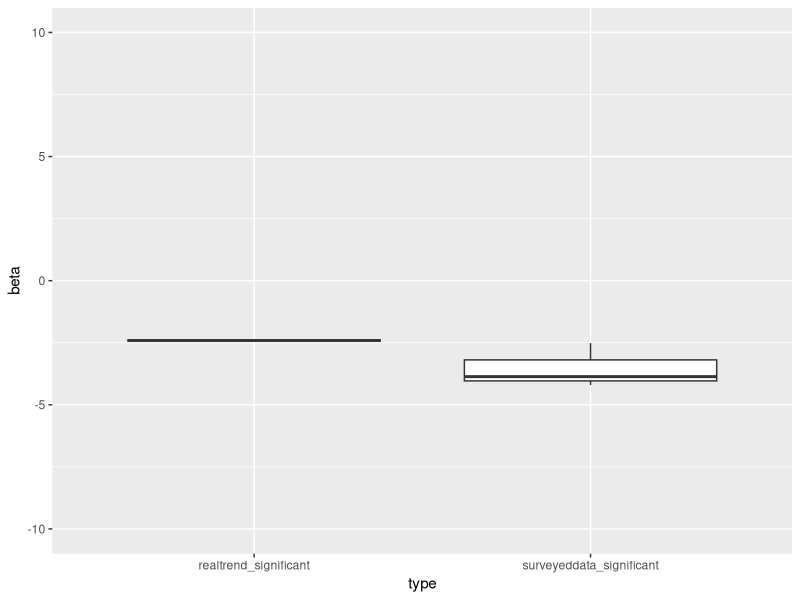
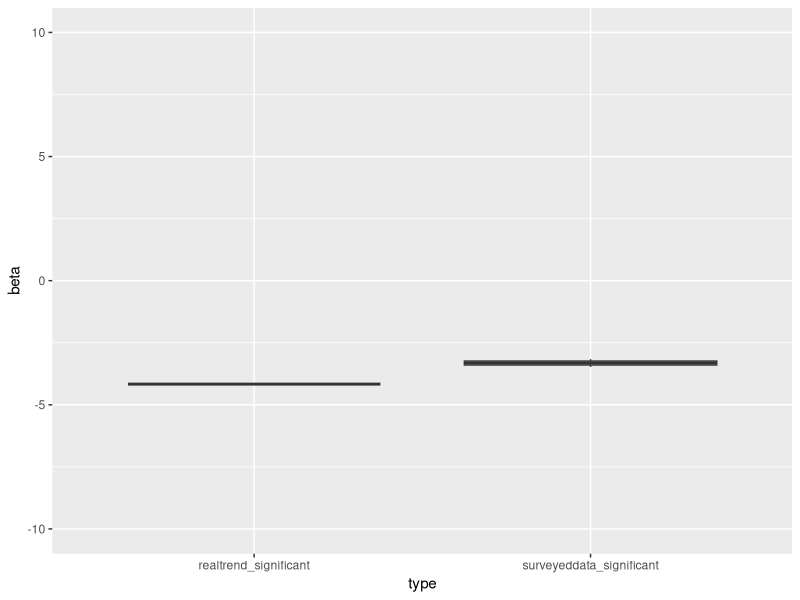

Source code (R) for these figures, in order: (Note: this script raises an error after producing the figures.)
## ---- chunk 1

library(tidyverse)

set.seed(2017)

################
#
# Generate twenty populations
#
################

# mu = mean population
# rho = autocorrelation 
# CV = Coefficient of Variation
# spp = number of species

generate_species <- function(nyears=100, mu=1000,rho=0.5,CV=0.2, spp=20) {
  sim.years <- nyears+10
  ln_SD <- sqrt(log(CV^2+1))  #SD parameter of lognormal distribution with desired variability
  ln_SD_e <- sqrt(ln_SD^2/(1-rho^2))  #SD for first value
  time_series_temp <- matrix(rnorm(mean=0,sd=1,n=sim.years*spp),ncol=spp, nrow=sim.years)
  time_series <- matrix(nrow=sim.years,ncol=spp)
  time_series[1,] <- ln_SD_e*time_series_temp[1,]
  for (i in 2:(sim.years)) {
    time_series[i,] <- rho*time_series[(i-1),]+time_series_temp[i,]*ln_SD
  }
  time_series <- time_series + log(mu) - 0.5*ln_SD_e^2
  time_series <- exp(time_series)
  return(time_series[-c(1:10),])
}

################
#
# Grab the two populations with highest pop at time t=1, see what the trend really is
#
################


realtrend <- function(time_series){
  
  ## finds the two species with the highest populations in year 1 
  one <- time_series[,which(time_series[1,]==sort(time_series[1,], TRUE)[1])]
  two <- time_series[,which(time_series[1,]==sort(time_series[1,], TRUE)[2])]
  year = 1:nrow(time_series)
  
  ## puts the three vectors into one data frame, ready to be sampled from  
  highestspecies <-  data.frame(one, two, year)
  
  ## Creates empty object to put results into
  values <- data.frame(beta=c(NA,NA),SE=c(NA,NA),pvalue=c(NA,NA), rsquared=c(NA,NA))
  
  ## run two models, one on the first species, one on the second
  speciesmodel1 <- lm(data=highestspecies, one ~ year)
  speciesmodel2 <- lm(data=highestspecies, two ~ year)
  
  ## extract the beta coefficient, pvalue and rsquared for the first species
  values[1,1] <- speciesmodel1$coefficients[2]
  values[1,2] <- summary(speciesmodel1)$coefficients[,2][2]
  values[1,3] <- summary(speciesmodel1)$coefficients[,4][2]
  values[1,4] <- summary(speciesmodel1)$r.squared
  
  ## extract the beta coefficient, pvalue and rsquared for the second species
  values[2,1] <- speciesmodel2$coefficients[2]
  values[2,2] <- summary(speciesmodel2)$coefficients[,2][2]
  values[2,3] <- summary(speciesmodel2)$coefficients[,4][2]
  values[2,4] <- summary(speciesmodel2)$r.squared
  
  ## puts everything in a list to be output
  realstuff <- list()
  realstuff[["real_values_highest"]] <- values
  realstuff[["real_data_highest"]] <- highestspecies
  
  ###########
  cols <- base::sample(1:ncol(time_series),2)
  one <- time_series[,cols[1]]
  two <- time_series[,cols[2]]
  year = 1:nrow(time_series)
  
  ## puts the three vectors into one data frame, ready to be sampled from  
  randomspecies <-  data.frame(one, two, year)
  
  ## Creates empty object to put results into
  values <- data.frame(beta=c(NA,NA),SE=c(NA,NA),pvalue=c(NA,NA), rsquared=c(NA,NA))
  
  ## run two models, one on the first species, one on the second
  speciesmodel1 <- lm(data=randomspecies, one ~ year)
  speciesmodel2 <- lm(data=randomspecies, two ~ year)
  
  ## extract the beta coefficient, pvalue and rsquared for the first species
  values[1,1] <- speciesmodel1$coefficients[2]
  values[1,2] <- summary(speciesmodel1)$coefficients[,2][2]
  values[1,3] <- summary(speciesmodel1)$coefficients[,4][2]
  values[1,4] <- summary(speciesmodel1)$r.squared
  
  ## extract the beta coefficient, pvalue and rsquared for the second species
  values[2,1] <- speciesmodel2$coefficients[2]
  values[2,2] <- summary(speciesmodel2)$coefficients[,2][2]
  values[2,3] <- summary(speciesmodel2)$coefficients[,4][2]
  values[2,4] <- summary(speciesmodel2)$r.squared
  
  ## puts everything in a list to be output
  realstuff[["real_values_random"]] <- values
  realstuff[["real_data_random"]] <- randomspecies
  
  ########
  ########
  ########
  
  ## finds the two species with the highest populations in year 1 
  ## puts the three vectors into one data frame, ready to be sampled from  
  allspecies <-  data.frame(time_series, year)
  
  ## Creates empty object to put results into
  values <- data.frame(beta=rep(NA,times=20),SE=NA,pvalue=NA, rsquared=NA)
  
  for(column in 1:20){
  ## run two models, one on the first species, one on the second
  speciesmodel1 <- lm(allspecies[,column] ~ allspecies$year)

  ## extract the beta coefficient, pvalue and rsquared for the first species
  values[column,1] <- speciesmodel1$coefficients[2]
  values[column,2] <- summary(speciesmodel1)$coefficients[,2][2]
  values[column,3] <- summary(speciesmodel1)$coefficients[,4][2]
  values[column,4] <- summary(speciesmodel1)$r.squared
}  

  ## puts everything in a list to be output
  realstuff[["real_values_all_pops"]] <- values
  return(realstuff)
}


##################
#
# sample the real population with some frequency of sampling effort with error
#
##################

samplingeffortwitherror <- function(time_series, freq=NA, sd=0.1){
  
  ## The default is to have freq=NA, which means that the function 
  ## will randomly pull a random set of years to sample on
  ## This checks to see if freq=NA, and if so, does that
  ## If we set freq = to some number it will bipass that and use that instead
  if(is.na(freq[1])){
    freq <- sort(base::sample(1:100, sample(1:60, 1), replace=FALSE))
  }
  
  ## finds the two species with the highest populations in year 1 
  one <- time_series[,which(time_series[1,]==sort(time_series[1,], TRUE)[1])]
  two <- time_series[,which(time_series[1,]==sort(time_series[1,], TRUE)[2])]
  year = 1:nrow(time_series)
  
  ## puts the three vectors into one data frame, ready to be sampled from  
  twospecies <-  data.frame(one, two, year)
  
  ## If we have set freq = to some single value, this if statement runs
  if(length(freq)==1){
    sampled_data <- twospecies[seq(from=1, to=nrow(time_series), by=freq),]
  }
  
  ## if freq is a vector of years, than this one runs
  if(length(freq)>1){
    sampled_data <- twospecies[freq,]
  }
  
  ## This takes the years we just sampled, and applies an error term
  ## since its pretty hard to actually estimate the population
  sdata <- list()
  sampled_data[,1:2] <-  sampled_data[,1:2] * exp(rnorm(1, mean=0, sd=sd)-0.5*sd^2)
  sdata[["sampled_data_highest"]] <- sampled_data
  
  ####
  #
  # two randomly selected
  #
  ####
  
  ## The default is to have freq=NA, which means that the function 
  ## will randomly pull a random set of years to sample on
  ## This checks to see if freq=NA, and if so, does that
  ## If we set freq = to some number it will bipass that and use that instead
  if(is.na(freq[1])){
    freq <- sort(base::sample(1:100, sample(1:60, 1), replace=FALSE))
  }
  
  ## grabs two species at random
  one <- time_series[,base::sample(1:ncol(time_series),1)]
  two <- time_series[,base::sample(1:ncol(time_series),1)]
  year = 1:nrow(time_series)
  
  ## puts the three vectors into one data frame, ready to be sampled from  
  twospecies <-  data.frame(one, two, year)
  
  ## If we have set freq = to some single value, this if statement runs
  if(length(freq)==1){
    sampled_data <- twospecies[seq(from=1, to=nrow(time_series), by=freq),]
  }
  
  ## if freq is a vector of years, than this one runs
  if(length(freq)>1){
    sampled_data <- twospecies[freq,]
  }
  
  ## This takes the years we just sampled, and applies an error term
  ## since its pretty hard to actually estimate the population
  sampled_data[,1:2] <-  sampled_data[,1:2] * exp(rnorm(1, mean=0, sd=sd)-0.5*sd^2)
  sdata[["sampled_data_random"]] <- sampled_data
  
  return(sdata)
}

##################
#
#  What trend do we see in the sampled data? 
#
##################

sampletrend <- function(sampled_data){

  ##
  # Two Highest
  ##
    
  ## Create empty object to store results in
  sampled_values <- data.frame(beta=c(NA,NA),SE=c(NA,NA),pvalue=c(NA,NA),rsquared=c(NA,NA))
  
  ## run two models, one on the first species, one on the second
  speciesmodel1 <- lm(data=sampled_data$sampled_data_highest, one ~ year)
  speciesmodel2 <- lm(data=sampled_data$sampled_data_highest, two ~ year)
  
  ## extract the beta coefficient, pvalue and rsquared for the first species
  sampled_values[1,1] <- speciesmodel1$coefficients[2]
  sampled_values[1,2] <- summary(speciesmodel1)$coefficients[,2][2]
  sampled_values[1,3] <- summary(speciesmodel1)$coefficients[,4][2]
  sampled_values[1,4] <- summary(speciesmodel1)$r.squared
  
  ## extract the beta coefficient, pvalue and rsquared for the second species
  sampled_values[2,1] <- speciesmodel2$coefficients[2]
  sampled_values[2,2] <- summary(speciesmodel2)$coefficients[,2][2]
  sampled_values[2,3] <- summary(speciesmodel2)$coefficients[,4][2]
  sampled_values[2,4] <- summary(speciesmodel2)$r.squared
  
  sampled_trend <- list()
  sampled_trend[["sampled_trend_highest"]] <- sampled_values
  ##
  # Two Random
  ## 
  
  ## Create empty object to store results in
  sampled_values <- data.frame(beta=c(NA,NA),SE=c(NA,NA),pvalue=c(NA,NA),rsquared=c(NA,NA))
  
  ## run two models, one on the first species, one on the second
  speciesmodel1 <- lm(data=sampled_data$sampled_data_random, one ~ year)
  speciesmodel2 <- lm(data=sampled_data$sampled_data_random, two ~ year)
  
  ## extract the beta coefficient, pvalue and rsquared for the first species
  sampled_values[1,1] <- speciesmodel1$coefficients[2]
  sampled_values[1,2] <- summary(speciesmodel1)$coefficients[,2][2]
  sampled_values[1,3] <- summary(speciesmodel1)$coefficients[,4][2]
  sampled_values[1,4] <- summary(speciesmodel1)$r.squared
  
  ## extract the beta coefficient, pvalue and rsquared for the second species
  sampled_values[2,1] <- speciesmodel2$coefficients[2]
  sampled_values[2,2] <- summary(speciesmodel2)$coefficients[,2][2]
  sampled_values[2,3] <- summary(speciesmodel2)$coefficients[,4][2]
  sampled_values[2,4] <- summary(speciesmodel2)$r.squared
  
  sampled_trend[["sampled_trend_random"]] <- sampled_values
  
  return(sampled_trend)
}

##################
#
#  One simulation, all in one simple function
#
##################

onesimulation <- function(freq=NA){
  
  ## Generate the time series for 20 species
  time_series <- generate_species()
  
  ## Figure out the 'real trend'
  rdat <- realtrend(time_series)
  
  ## Sample the real population data, with some error
  sampled_data <- samplingeffortwitherror(time_series, freq=freq, sd=0.1)
  
  ## figure out what the trend is for the sampled_data
  svalues <- sampletrend(sampled_data)
  
  ## output everything into one master list
  outputs <- list()
  outputs[["twenty_species"]] <- time_series
  outputs[["real_values_highest"]] <- rdat$real_values_highest
  outputs[["real_values_random"]] <- rdat$real_values_random
  outputs[["real_data_highest"]] <- rdat$real_data_highest
  outputs[["real_data_random"]] <- rdat$real_data_random
  outputs[["real_values_all_pops"]] <- rdat$real_values_all_pops
  outputs[["sampled_data_highest"]] <- sampled_data$sampled_data_highest
  outputs[["sampled_data_random"]] <- sampled_data$sampled_data_random
  outputs[["sampled_values_highest"]] <- svalues$sampled_trend_highest
  outputs[["sampled_values_random"]] <- svalues$sampled_trend_random
  return(outputs)
}

####################
#
#  Run the simulation many times, store everything in a list and spit it out
#
####################

manysimulations <- function(sims=1000, freq=NA){
  
  ## Create empty objects to store results in
  ## sampledata is a list because the number of rows could vary from sim to sim
  real_values_highest <- data.frame(beta=rep(NA,sims*2),SE=rep(NA,sims*2),pvalue=rep(NA,sims*2),rsquared=rep(NA,sims*2))
  real_values_random <- data.frame(beta=rep(NA,sims*2),SE=rep(NA,sims*2),pvalue=rep(NA,sims*2),rsquared=rep(NA,sims*2))
  real_values_all_pops <- list()
  sampled_values_highest <- data.frame(beta=rep(NA,sims*2),SE=rep(NA,sims*2),pvalue=rep(NA,sims*2),rsquared=rep(NA,sims*2))
  sampled_values_random <- data.frame(beta=rep(NA,sims*2),SE=rep(NA,sims*2),pvalue=rep(NA,sims*2),rsquared=rep(NA,sims*2))
  real_data_highest <- as.data.frame(matrix(ncol=(2*sims), nrow=100))
  real_data_random <- as.data.frame(matrix(ncol=(2*sims), nrow=100))
  sampled_data_highest <- list()
  sampled_data_random <- list()
  twenty_species <- list()
  
  ## Runs through the onesimulation function sims number of times
  ## stores the various results in the different objects
  for(i in seq(1,(sims*2),by=2)){
    dd <- onesimulation(freq=freq)
    real_values_highest[i:(i+1),] <- dd$real_values_highest
    real_values_random[i:(i+1),] <- dd$real_values_random
    real_values_all_pops[[i]] <- dd$real_values_all_pops
    sampled_values_highest[i:(i+1),] <- dd$sampled_values_highest
    sampled_values_random[i:(i+1),] <- dd$sampled_values_random
    real_data_highest[,i:(i+1)] <- dd$real_data_highest[,1:2]
    real_data_random[,i:(i+1)] <- dd$real_data_random[,1:2]
    sampled_data_highest[[i]] <- dd$sampled_data_highest[,1:2]
    sampled_data_random[[i]] <- dd$sampled_data_random[,1:2]
    colnames(dd$twenty_species) <- paste0("spp",1:20)
    t_species <- data.frame(dd$twenty_species) %>% mutate(year=1:100) %>% gather("variable","value", -year) %>% mutate(sim=i)
    twenty_species[[i]] <- t_species
  }
  
  ## load everything up into one master list to be outputted
  outputs <- list()
  outputs[["real_values_highest"]] <- real_values_highest
  outputs[["real_values_random"]] <- real_values_random
  outputs[["real_values_all_pops"]] <- do.call(rbind, real_values_all_pops)
  outputs[["sampled_values_highest"]] <- sampled_values_highest
  outputs[["sampled_values_random"]] <- sampled_values_random
  outputs[["real_data_highest"]] <- real_data_highest
  outputs[["real_data_random"]] <- real_data_random
  outputs[["sampled_data_highest"]] <- sampled_data_highest 
  outputs[["sampled_data_random"]] <- sampled_data_random
  outputs[["twenty_species"]] <- twenty_species
  
  return(outputs)
  
}

## ---- chunk 2
bursts_of_sampling <- c(1,2,3,4,5,6,15,16,18,19,37,38,39,47,48,56,69,70,71,72,73,74,75,76,77,78,91,92,93,97,99)

dat <- manysimulations(freq=bursts_of_sampling, sims=10)

# the highest two populations at year 1

values <- dat$real_values_highest
svalues <- dat$sampled_values_highest

valuessig <- values %>% filter(pvalue<=0.05 & beta < 0) %>% mutate(type="realtrend_significant")
svaluessig <- svalues %>% filter(pvalue<=0.05 & beta < 0) %>% mutate(type="surveyeddata_significant")

nrow(svaluessig)/nrow(svalues) # proportion of the sampled population that has significant negative trend
nrow(valuessig)/nrow(values) # proportion of the real population that has signficaint negative trend

sigdat <- bind_rows(valuessig, svaluessig)

model <- aov(data=sigdat, beta ~ type)

summary(model)

ggplot(data=sigdat, aes(y=beta, x=type))+ geom_boxplot() + ylim(-10,10)

# two randomly selected species

values <- dat$real_values_random
svalues <- dat$sampled_values_random

valuessig <- values %>% filter(pvalue<=0.05 & beta < 0) %>% mutate(type="realtrend_significant")
svaluessig <- svalues %>% filter(pvalue<=0.05 & beta < 0) %>% mutate(type="surveyeddata_significant")

nrow(svaluessig)/nrow(svalues) # proportion of the sampled population that has significant negative trend
nrow(valuessig)/nrow(values) # proportion of the real population that has signficaint negative trend

sigdat <- bind_rows(valuessig, svaluessig)

model <- aov(data=sigdat, beta ~ type)

summary(model)

ggplot(data=sigdat, aes(y=beta, x=type))+ geom_boxplot() + ylim(-10,10)

## ---- chunk 3

dat <- manysimulations(sims=6)

t20 <- do.call(rbind, dat$twenty_species) %>% 
            mutate(sim=rep(c(1,2,3,4,5,6), each=2000)) 

dd20 <- lm(data=t20, value ~ year)

t20$fitted_value <- dd20$fitted.values

t20mean <- t20 %>%
            group_by(year) %>%
            summarize(mean=mean(fitted_value),
                      standD=sd(value),
                   sample_size=n(),
                   CI=qnorm(0.975)*standD/sqrt(sample_size))


t2 <- dat$real_data_highest %>% gather("variable","value") %>%  mutate(year=rep(c(1:100),times=12), sim=rep(c(1,2,3,4,5,6), each=200)) 


dd2 <- lm(data=t2, value ~ year)

t2$fitted_value <- dd2$fitted.values

t2mean <- t2 %>%
            group_by(year) %>%
            summarize(mean=mean(fitted_value),
                      standD=sd(value),
                   sample_size=n(),
                   CI=qnorm(0.975)*standD/sqrt(sample_size))


ggplot()+
  geom_point(data=t20, col="grey",aes(x=year, y=value, group=variable))+
  geom_ribbon(data=t20mean, aes(x=year, ymin=mean-CI, ymax=mean+CI), alpha=0.7)+
  geom_line(data=t20mean, aes(x=year, y=mean))+
  geom_point(data=t2, aes(x=year, y=value))+
  stat_smooth(data=t2, aes(x=year, y=value, group=variable), method="lm")+
  theme_krementz()+
  facet_wrap(~sim)



## ---- chunk 4

dat <- manysimulations(sims=10000)

mean_survey <- mean(dat$real_values_highest$beta)
mean_pop <- mean(dat$real_values_all_pops$beta)
CI_survey <- quantile(dat$real_values_highest$beta, probs=c(0.05, 0.95))
CI_pop <- quantile(dat$real_values_all_pops$beta, probs=c(0.05, 0.95))

datdat <- data.frame(rbind(c(mean_survey, CI_survey),c(mean_pop, CI_pop)))
datdat$type <- c("survey","all_pops")
colnames(datdat) <- c("mean","lower","upper","type")

ggplot(data=datdat)+
  geom_point(aes(x=type, y=mean))+
  geom_errorbar(aes(x=type, ymin=lower, ymax=upper))+
  geom_hline(aes(yintercept=0))

